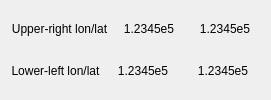
      <widget class="QFrame" name="minMaxLonLatFrame_2">
       <property name="frameShape">
        <enum>QFrame::NoFrame</enum>
       </property>
       <property name="frameShadow">
        <enum>QFrame::Plain</enum>
       </property>
       <layout class="QHBoxLayout" name="_14">
        <item>
         <layout class="QVBoxLayout" name="_15">
          <item>
           <layout class="QHBoxLayout" name="_16">
            <item>
             <widget class="QLabel" name="textLabel9_2_3">
              <property name="minimumSize">
               <size>
                <width>0</width>
                <height>15</height>
               </size>
              </property>
              <property name="text">
               <string>Upper-right lon/lat</string>
              </property>
              <property name="alignment">
               <set>Qt::AlignCenter</set>
              </property>
              <property name="wordWrap">
               <bool>false</bool>
              </property>
             </widget>
            </item>
            <item>
             <widget class="QLabel" name="maxLonLabel">
              <property name="minimumSize">
               <size>
                <width>70</width>
                <height>0</height>
               </size>
              </property>
              <property name="toolTip">
               <string>&lt;html&gt;&lt;head/&gt;&lt;body&gt;&lt;p&gt;Longitude and latitude of upper-right corner of contours&lt;/p&gt;&lt;/body&gt;&lt;/html&gt;</string>
              </property>
              <property name="text">
               <string>1.2345e5</string>
              </property>
              <property name="alignment">
               <set>Qt::AlignCenter</set>
              </property>
              <property name="wordWrap">
               <bool>false</bool>
              </property>
             </widget>
            </item>
            <item>
             <widget class="QLabel" name="maxLatLabel">
              <property name="minimumSize">
               <size>
                <width>70</width>
                <height>0</height>
               </size>
              </property>
              <property name="toolTip">
               <string>Longitude and latitude of upper-right corner of contours</string>
              </property>
              <property name="text">
               <string>1.2345e5</string>
              </property>
              <property name="alignment">
               <set>Qt::AlignCenter</set>
              </property>
              <property name="wordWrap">
               <bool>false</bool>
              </property>
             </widget>
            </item>
           </layout>
          </item>
          <item>
           <layout class="QHBoxLayout" name="_17">
            <item>
             <widget class="QLabel" name="textLabel9_2_2_3">
              <property name="minimumSize">
               <size>
                <width>0</width>
                <height>15</height>
               </size>
              </property>
              <property name="text">
               <string>Lower-left lon/lat</string>
              </property>
              <property name="alignment">
               <set>Qt::AlignCenter</set>
              </property>
              <property name="wordWrap">
               <bool>false</bool>
              </property>
             </widget>
            </item>
            <item>
             <widget class="QLabel" name="minLonLabel">
              <property name="minimumSize">
               <size>
                <width>70</width>
                <height>0</height>
               </size>
              </property>
              <property name="toolTip">
               <string>longitude and latitude of lower-left corner of contours</string>
              </property>
              <property name="text">
               <string>1.2345e5</string>
              </property>
              <property name="alignment">
               <set>Qt::AlignCenter</set>
              </property>
              <property name="wordWrap">
               <bool>false</bool>
              </property>
             </widget>
            </item>
            <item>
             <widget class="QLabel" name="minLatLabel">
              <property name="minimumSize">
               <size>
                <width>70</width>
                <height>0</height>
               </size>
              </property>
              <property name="toolTip">
               <string>&lt;html&gt;&lt;head/&gt;&lt;body&gt;&lt;p&gt;longitude and latitude of lower-left corner of contours&lt;/p&gt;&lt;/body&gt;&lt;/html&gt;</string>
              </property>
              <property name="text">
               <string>1.2345e5</string>
              </property>
              <property name="alignment">
               <set>Qt::AlignCenter</set>
              </property>
              <property name="wordWrap">
               <bool>false</bool>
              </property>
             </widget>
            </item>
           </layout>
          </item>
         </layout>
        </item>
       </layout>
      </widget>
